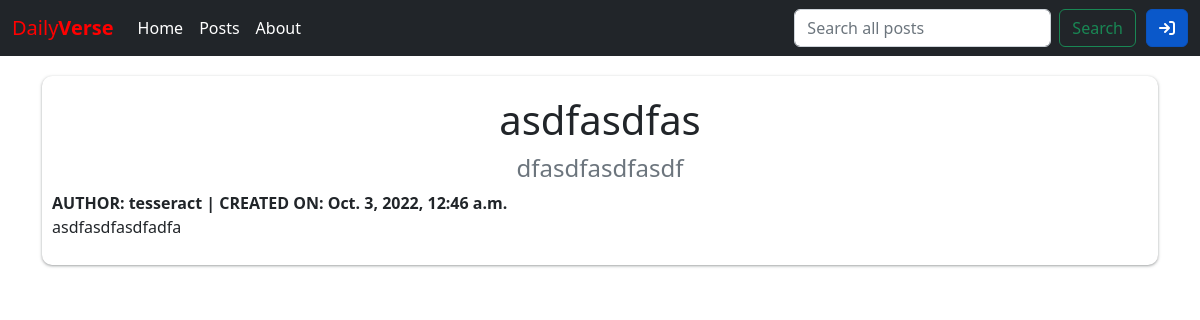
/posts/21, run on the app's committed database.
### posts/models.py (models this page shows, shortened)
class Post(models.Model):
    title = models.CharField(max_length=256)
    subtitle = models.CharField(max_length=256)
    author = models.ForeignKey(
        get_user_model(),
        on_delete=models.CASCADE # When deleting, everything related to it gets deleted
    )
    body = models.TextField()
    created_on = models.DateTimeField(auto_now_add=True)
    status = models.ForeignKey(
        Status,
        on_delete=models.CASCADE,
        blank=True, # This allows the status field be null for existing records.
        null=True   # This allows the status field be null for existing records.
    )
    archived = models.ForeignKey(
        Archived,
        on_delete=models.CASCADE,
        blank=True, # This allows the status field be null for existing records.
        null=True   # This allows the status field be null for existing records.
    )
    published = models.ForeignKey(
        Published,
        on_delete=models.CASCADE,
        blank=True, # This allows the status field be null for existing records.
        null=True   # This allows the status field be null for existing records.
    )

### posts/views.py (the view)
# urls.py: path('<int:pk>', PostDetailView.as_view(), name='detail'),
class PostDetailView(DetailView):
    template_name = "posts/detail.html"
    model = Post

### templates/posts/detail.html (shortened to what this page needs)
{% extends 'base.html' %}
{% block content %}
    <div class="post-detail">
        <h1 id="title">{{ post.title }}</h1>
        <h4 id="subtitle" class="card-subtitle mb-2 text-muted">{{ post.subtitle }}</h4>
        <strong id="author">AUTHOR: {{ post.author }} | CREATED ON: {{ post.created_on }}</strong>
        <p id="body">{{ post.body }}</p>
    </div>
{% endblock content %}

### static/css/base.css (style rules this page uses)
h1, h2, h3, h4, h5, h6 { text-align: center; margin-top:10px; margin-bottom:10px; color: #212529; }
.post-detail { box-shadow: rgba(60, 64, 67, 0.3) 0px 1px 2px 0px, rgba(60, 64, 67, 0.15) 0px 1px 3px 1px; border-radius: 10px; padding: 10px; margin-top: 20px; }

### data on the page
Post: title "asdfasdfas", subtitle "dfasdfasdfasdf", author "tesseract", created_on "Oct. 3, 2022, 12:46 a.m.", body "asdfasdfasdfadfa"
